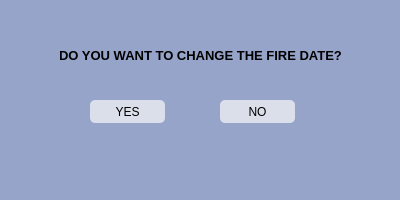
<?xml version="1.0" encoding="UTF-8"?>
<ui version="4.0">
 <class>dlgModifyFireWindow</class>
 <widget class="QDialog" name="dlgModifyFireWindow">
  <property name="geometry">
   <rect>
    <x>0</x>
    <y>0</y>
    <width>400</width>
    <height>200</height>
   </rect>
  </property>
  <property name="minimumSize">
   <size>
    <width>400</width>
    <height>200</height>
   </size>
  </property>
  <property name="maximumSize">
   <size>
    <width>400</width>
    <height>200</height>
   </size>
  </property>
  <property name="windowTitle">
   <string>Dialog</string>
  </property>
  <property name="styleSheet">
   <string notr="true">QHeaderView::section:horizontal {
    border-top: 1px solid #DEC09A;
    color: #FFF0CF;
    font: 11pt &quot;Arial&quot;;
    background-color: #8294C4;
}

QWidget {
    background-color: #8294C4;
    color: #FFFFFF; /* White text on dark background */
}

QDialog {
    background-color: #97A4C9;
    color: #FFFFFF; /* White text on dark background */
}

QLabel {
    color: #000; /* Black text on light background */
	background-color: #97A4C9;
}

QPushButton {
    border-style: solid;
    border-color: #F9F0EF;
    background-color: #DBDFEA;
    color: #000000; /* Black text on light background */
    border-radius: 5px;
}

QLineEdit {
    border-radius: 5px;
    background-color: #DCC5A0;
    color: #000000; /* Black text on light background */
}</string>
  </property>
  <widget class="QLabel" name="lblModifyFireDate">
   <property name="geometry">
    <rect>
     <x>60</x>
     <y>40</y>
     <width>281</width>
     <height>31</height>
    </rect>
   </property>
   <property name="sizePolicy">
    <sizepolicy hsizetype="Fixed" vsizetype="Fixed">
     <horstretch>0</horstretch>
     <verstretch>0</verstretch>
    </sizepolicy>
   </property>
   <property name="font">
    <font>
     <pointsize>10</pointsize>
     <weight>75</weight>
     <bold>true</bold>
    </font>
   </property>
   <property name="layoutDirection">
    <enum>Qt::LeftToRight</enum>
   </property>
   <property name="text">
    <string>DO YOU WANT TO CHANGE THE FIRE DATE?</string>
   </property>
   <property name="alignment">
    <set>Qt::AlignCenter</set>
   </property>
  </widget>
  <widget class="QPushButton" name="btnModifyFireDateYes">
   <property name="geometry">
    <rect>
     <x>90</x>
     <y>100</y>
     <width>75</width>
     <height>23</height>
    </rect>
   </property>
   <property name="sizePolicy">
    <sizepolicy hsizetype="Fixed" vsizetype="Fixed">
     <horstretch>0</horstretch>
     <verstretch>0</verstretch>
    </sizepolicy>
   </property>
   <property name="layoutDirection">
    <enum>Qt::LeftToRight</enum>
   </property>
   <property name="text">
    <string>YES</string>
   </property>
  </widget>
  <widget class="QPushButton" name="btnModifyFireDateNo">
   <property name="geometry">
    <rect>
     <x>220</x>
     <y>100</y>
     <width>75</width>
     <height>23</height>
    </rect>
   </property>
   <property name="sizePolicy">
    <sizepolicy hsizetype="Fixed" vsizetype="Fixed">
     <horstretch>0</horstretch>
     <verstretch>0</verstretch>
    </sizepolicy>
   </property>
   <property name="layoutDirection">
    <enum>Qt::LeftToRight</enum>
   </property>
   <property name="text">
    <string>NO</string>
   </property>
  </widget>
 </widget>
 <resources/>
 <connections/>
</ui>
